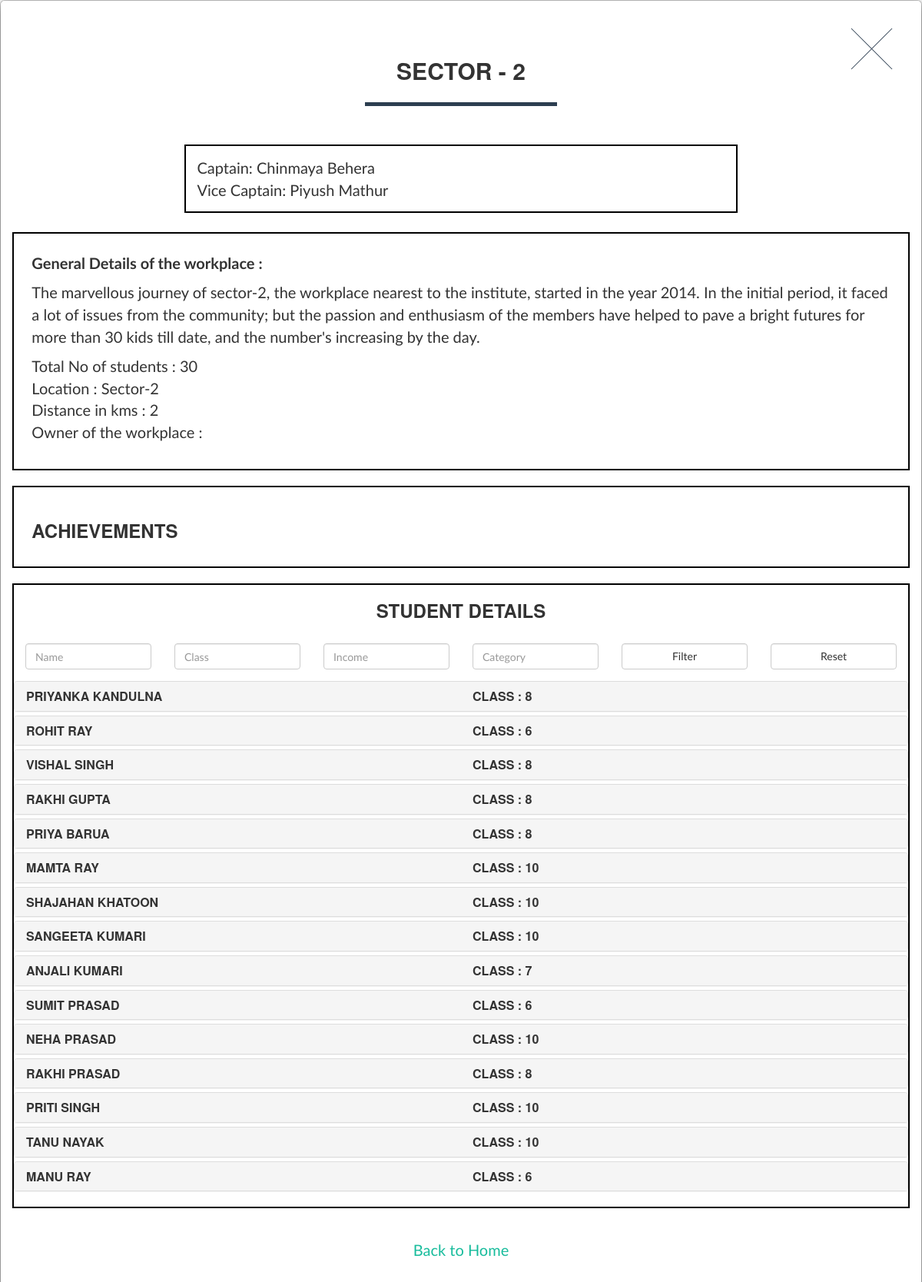
The app's page /sectors/sector-2 with its own data.
### tables this page shows
CREATE TABLE `sectors` (
  `sector_id` int(11) NOT NULL,
  `sector_name` varchar(50) NOT NULL,
  `sector_slug` varchar(50) NOT NULL,
  `sector_avatar` varchar(100) NOT NULL,
  `sector_captain_name` varchar(50) NOT NULL,
  `sector_captain_phone` varchar(20) NOT NULL,
  `sector_captain_fb` varchar(100) NOT NULL,
  `sector_vc_name` varchar(50) NOT NULL,
  `sector_vc_phone` varchar(20) NOT NULL,
  `sector_vc_fb` varchar(100) NOT NULL,
  `sector_details` text NOT NULL,
  `sector_total_student` int(11) NOT NULL,
  `sector_location` varchar(50) NOT NULL,
  `sector_distance` int(11) NOT NULL,
  `sector_achievements` text NOT NULL,
  `sector_trash` tinyint(1) NOT NULL DEFAULT '0'
);

CREATE TABLE `students` (
  `student_id` int(11) NOT NULL,
  `student_name` varchar(200) NOT NULL,
  `student_sector` varchar(20) NOT NULL,
  `student_class` varchar(50) NOT NULL,
  `student_class_year` varchar(4) NOT NULL,
  `student_dob` date NOT NULL DEFAULT '2000-10-10',
  `student_school` varchar(200) NOT NULL,
  `student_bloodgroup` varchar(11) NOT NULL,
  `student_fname` varchar(200) NOT NULL,
  `student_foccupation` varchar(200) NOT NULL,
  `student_mname` varchar(200) NOT NULL,
  `student_moccupation` varchar(200) NOT NULL,
  `student_income` varchar(11) NOT NULL,
  `student_category` varchar(20) NOT NULL,
  `student_category_certificate` varchar(5) NOT NULL,
  `student_aadhar` varchar(5) NOT NULL,
  `student_sibling_details` text NOT NULL,
  `student_major_health_issues` text NOT NULL,
  `student_aspire` text NOT NULL,
  `student_contact` varchar(50) NOT NULL,
  `student_voc_courses` text NOT NULL,
  `student_other_talents` text NOT NULL,
  `student_hobbies` text NOT NULL,
  `student_any_help_req` text NOT NULL,
  `student_performance` text NOT NULL
);

### application/controllers/Sectors.php (called while the page is built, shortened)
<?php
class Sectors extends CI_Controller {
	public function __construct() {
        $this->load->model('sector_model');
        $this->load->model('user_model');
        $this->load->helper(array('form', 'url'));
	}
	public function index( $sector, $name = NULL, $class = NULL, $income = NULL, $category = NULL, $page = 1 ) {
		if($sector == NULL) {
			redirect(SITE_ROOT);
		}
		else{
			$data['sector_name'] = $sector;
			$data['sectors'] = $this->sector_model->getSectorByName( $sector );
			$students = $this->sector_model->getSectorStudents( $sector , $name , $class , $income , $category );
			$data['students'] = $students['students'];
			$data['header'] = $this->load->view('admin/templates/dashboard-header', '', TRUE);
			$data['sidebar_menu'] = $this->load->view('admin/templates/sidebar-menu', '', TRUE);
			$data['sidebar_user_panel'] = $this->load->view('admin/templates/sidebar-user-panel', '', TRUE);
			$data['footer'] = $this->load->view('admin/templates/dashboard-footer', '', TRUE);
			$this->load->view( 'sectors/sectors', $data );
		}
	}
}

### index.php (called while the page is built, shortened)
<?php
require_once BASEPATH.'core/CodeIgniter.php';

### application/models/Sector_model.php (called while the page is built, shortened)
<?php
class Sector_model extends CI_Model {
	public function getSectorByName( $slug ) {
		$sectors = array();
		$this->db->where( 'sector_slug', $slug );
		$this->db->limit(1);
		$query = $this->db->get( 'sectors' );
	    if ( $query || $query->num_rows() == 1 )
			return $query->row_array();
		return false;
	}
	public function getSectorStudents( $slug, $name, $class, $income, $category ) {
		$students = array();
		$this->db->select('student_id,student_name,student_class,student_class_year,student_income,student_category,student_category_certificate,student_aspire,student_voc_courses,student_other_talents,student_hobbies,student_performance');
		$this->db->from('students');
		$this->db->where('student_sector', $slug);
		$query = $this->db->get();
	    $total_rows = $this->db->count_all_results( '', false );
	    if ( $query ) {
	        if ( $query && $query->num_rows() > 0 ) {
	            foreach( $query->result_array() as $row ) {
	                $student['student_id'] = $row['student_id'];
	                $student['student_name'] = $row['student_name'];
	                $student['student_class'] = $row['student_class'];
	                $student['student_class_year'] = $row['student_class_year'];
	                $student['student_aspire'] = $row['student_aspire'];
	                $student['student_income'] = $row['student_income'];
	                $student['student_category'] = $row['student_category'];
	                $student['student_category_certificate'] = $row['student_category_certificate'];
	                $student['student_voc_courses'] = $row['student_voc_courses'];
	                $student['student_other_talents'] = $row['student_other_talents'];
	                $student['student_hobbies'] = $row['student_hobbies'];
	                $student['student_performance'] = $row['student_performance'];
	                array_push( $students, $student );
	            }
	        }
	    }
	    return array( 'total_rows' => $total_rows, 'students' => $students );
	}
}
 ?>

### application/views/sectors/sectors.php (the view, shortened to what this page needs)
<!DOCTYPE html>
<html lang="en">
<head>
    <link href="<?php echo ASSETS_URL?>css/bootstrap.min.css" rel="stylesheet">
    <link href="<?php echo ASSETS_URL?>css/freelancer.min.css" rel="stylesheet">
    <link href="<?php echo ASSETS_URL?>css/font-awesome.min.css" rel="stylesheet" type="text/css">
    <link href="<?php echo ASSETS_URL?>css/font-dl-1.css" rel="stylesheet" type="text/css">
    <link href="<?php echo ASSETS_URL?>css/font-dl-2.css" rel="stylesheet" type="text/css">
    <link href="<?php echo ASSETS_URL?>css/custom.css"  rel="stylesheet" type="text/css" >
</head>
<body>
  <div>
        <div class="modal-content portfolio-modal">
            <div class="close-modal my-close-modal" data-dismiss="modal">
                <a href="<?php echo SITE_ROOT ?>">
                    <div class="lr">
                        <div class="rl">
                        </div>
                    </div>
                </a>
            </div>
            <div class="container">
                <div class="row">
                    <div class="col-lg-8 col-lg-offset-2">
                        <div class="modal-body">
                            <h2 style="text-align: center;"><?php echo $sectors['sector_name'];?></h2>
                            <hr class="star-primary">
                            <br>
                            <p class="sector-postholder-details">
                                Captain: <?php echo $sectors['sector_captain_name'] ?>  <br>
                                Vice Captain: <?php echo $sectors['sector_vc_name'] ?> <br>
                            </p>
                        </div>
                    </div>
                </div>
            </div>
            <div class="container-fluid">
                <div class="sector-gen-details">
                    <p><strong>General Details of the workplace : </strong><br><?php echo $sectors['sector_details'] ?></p>
                    <p>
                        Total No of students : <?php echo $sectors['sector_total_student'] ?><br>
                        Location : <?php echo $sectors['sector_location'] ?><br>
                        Distance in kms : <?php echo $sectors['sector_distance'] ?><br>
                        Owner of the workplace :  <br>
                    </p>
                </div>
                <br>
                <div class="achievements">
                        <h3>Achievements</h3>
                </div>
                <br>
                <div class="profiling">
                <div>
                    <h3 style="text-align: center;">Student Details</h3>
                    <br>
                      <center>
                        <div class="form-group col-md-2">
                          <input type="text" name="name" class="form-control" placeholder="Name ">
                        </div>
                        <div class="form-group col-md-2">
                          <input type="text" name="class" class="form-control" placeholder="Class ">
                        </div>
                        <div class="form-group col-md-2">
                          <input type="text" name="income" class="form-control" placeholder="Income ">
                        </div>
                        <div class="form-group col-md-2">
                          <input type="text" name="category" class="form-control" placeholder="Category ">
                        </div>
                        <div class="form-group col-md-2">
                          <button name="filter" type="button" class="btn btn-default form-control">Filter</button>
                        </div>
                        <div class="form-group col-md-2">
                          <button name="reset" type="button" class="btn btn-default form-control">Reset</button>
                        </div>
                      </center>
                      </div>
                        <div class="panel-group" id="accordion" style="clear: both;">
                            <?php foreach( $students as $student ) : ?>
                                <div class="panel panel-default" >
                                    <div class="panel-heading">
                                        <h4 class="panel-title">
                                            <a data-toggle="collapse" data-parent="#accordion" href="#collapse<?php echo $student['student_id'] ?>">
                                                <div class="row">
                                                <div class="col-md-6"><?php echo $student['student_name'] ?> </div>
                                                <div class="col-md-6">Class : <?php echo $student['student_class'] ?></div>
                                                </div>
                                            </a>
                                        </h4>
                                    </div>
                                </div>
                            <?php endforeach; ?>
                        </div>
                  </div>
                <br>
                <br>
                <div class="bottom-close-sector">
                      <center><a href="<?php echo SITE_ROOT ?>">Back to Home</a></center>
                </div>
            </div>
            <br>
            <br><br>
        </div>
    </div>
</body>
</html>

### assets/css/custom.css (style rules this page uses)
.sector-postholder-details { clear: both; text-align: left; border:2px solid black; padding: 2%; }
.sector-gen-details { clear: both; text-align: left; border:2px solid black; padding: 2%; }
.profiling { clear: both; border:2px solid black; }
.achievements { clear: both; text-align: left; border:2px solid black; padding: 2%; }
.close-modal { clear: both; }
.bottom-close-sector { font-size: 20px; }

### records on screen
sectors: sector_name "SECTOR - 2", sector_captain_name "Chinmaya Behera", sector_vc_name "Piyush Mathur", sector_details "The marvellous journey of sector-2, the workplace nearest to the institute, started in the year 2014. In the initial period, it faced a lot of issues from the community; but the passion and enthusiasm of the members have helped to pave a bright futures for more than 30 kids till date, and the number's increasing by the day.", sector_total_student "30", sector_location "Sector-2", sector_distance "2"
students: student_name "PRIYANKA KANDULNA", student_class "8"
students: student_name "ROHIT RAY", student_class "6"
students: student_name "VISHAL SINGH", student_class "8"
students: student_name "RAKHI GUPTA", student_class "8"
students: student_name "PRIYA BARUA", student_class "8"
students: student_name "MAMTA RAY", student_class "10"
students: student_name "SHAJAHAN KHATOON", student_class "10"
students: student_name "SANGEETA KUMARI", student_class "10"
students: student_name "ANJALI KUMARI", student_class "7"
students: student_name "SUMIT PRASAD", student_class "6"
students: student_name "NEHA PRASAD", student_class "10"
students: student_name "RAKHI PRASAD", student_class "8"
students: student_name "PRITI SINGH", student_class "10"
students: student_name "TANU NAYAK", student_class "10"
students: student_name "MANU RAY", student_class "6"
